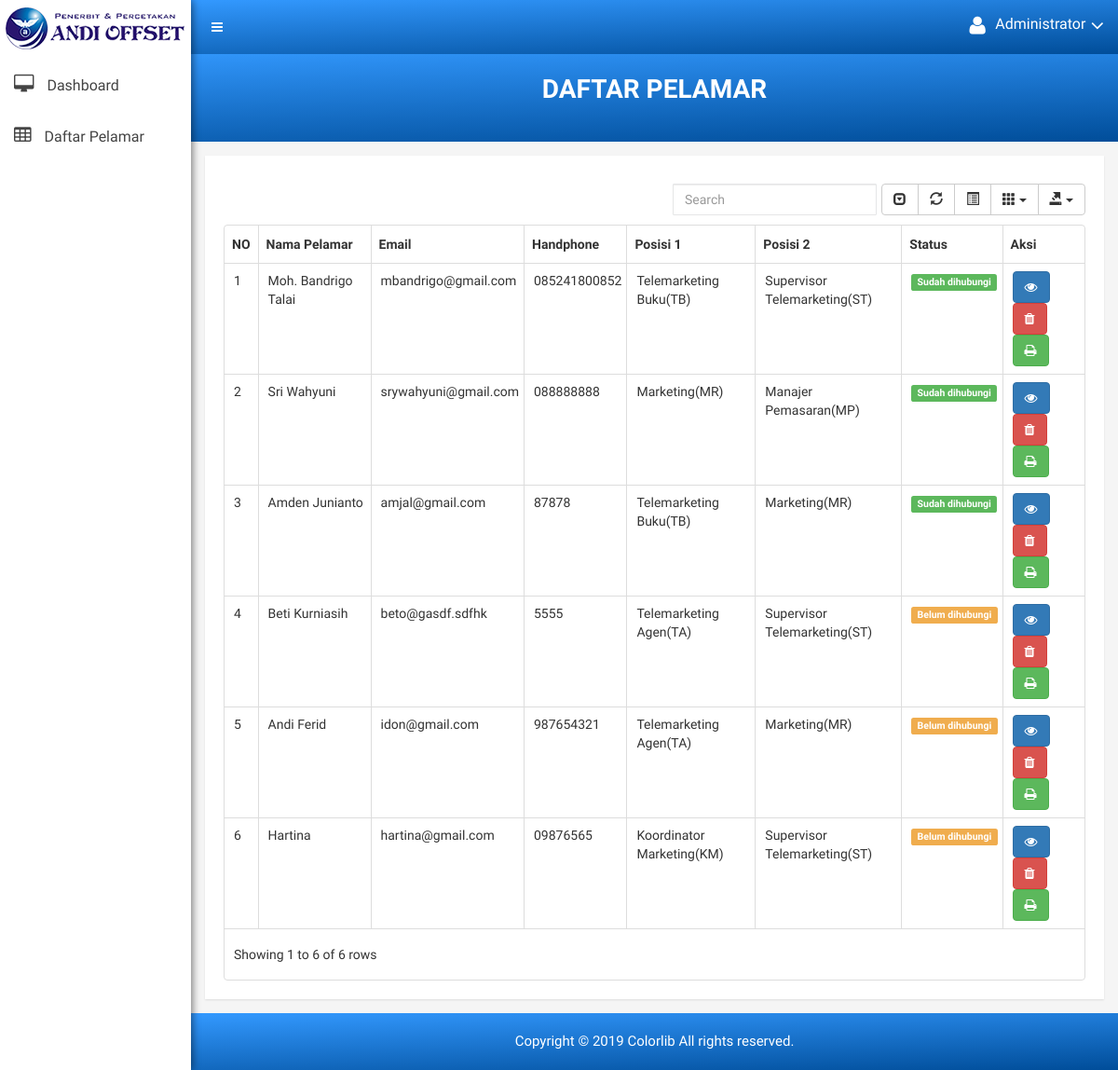
/admin/admin.php, run on the app's committed database.
### tables this page shows
CREATE TABLE `data_lamaran` (
  `id_lamaran` int(10) UNSIGNED NOT NULL,
  `id_pelamar` int(10) UNSIGNED NOT NULL,
  `posisi1` varchar(100) NOT NULL,
  `posisi2` varchar(100) NOT NULL,
  `penempatan` varchar(100) NOT NULL,
  `gaji` varchar(20) NOT NULL,
  `kekurangan` text NOT NULL,
  `kelebihan` text NOT NULL,
  `bisa_kendaraan` char(6) NOT NULL,
  `punya_sim` char(10) NOT NULL,
  `upload_sim` varchar(100) NOT NULL,
  `info_lowongan` varchar(100) DEFAULT NULL,
  `kenalan` varchar(100) DEFAULT NULL,
  `pekerjaan_sampingan` char(6) DEFAULT NULL,
  `nama_usaha` varchar(100) DEFAULT NULL,
  `tahun_mulai` year(4) DEFAULT NULL,
  `posisi_sampingan` varchar(100) DEFAULT NULL,
  `bidang_sampingan` varchar(100) DEFAULT NULL,
  `terlibat_kejahatan` char(6) NOT NULL,
  `upload_skck` varchar(100) NOT NULL,
  `kebiasaan_disukai` varchar(100) NOT NULL,
  `mulai_kerja` varchar(100) NOT NULL,
  `keperluan_mendesak` varchar(100) DEFAULT NULL,
  `moody` char(6) DEFAULT NULL,
  `pengalaman_hidup` text
);

CREATE TABLE `data_pribadi` (
  `id_pelamar` int(11) UNSIGNED NOT NULL,
  `nama_pelamar` varchar(100) NOT NULL,
  `tempat_lahir` varchar(100) NOT NULL,
  `tgl_lahir` date NOT NULL,
  `jenis_kelamin` char(2) NOT NULL,
  `alamat_ktp` text NOT NULL,
  `alamat_domisili` text NOT NULL,
  `no_handphone` varchar(20) NOT NULL,
  `email` varchar(100) NOT NULL,
  `sudah_dihubungi` char(6) DEFAULT 'Belum'
);

### admin/admin.php (the view, shortened to what this page needs)
<?php
include('../config/config.php');
$query  = "SELECT * FROM data_pribadi dp INNER JOIN data_lamaran dl WHERE dp.id_pelamar = dl.id_pelamar";
$hasil = mysqli_query($db, $query);
?>
<!doctype html>
<html class="no-js" lang="en">
<head>
      <link rel="stylesheet" href="css/bootstrap.min.css">
      <link rel="stylesheet" href="css/font-awesome.min.css">
      <link rel="stylesheet" href="css/owl.carousel.css">
      <link rel="stylesheet" href="css/owl.theme.css">
      <link rel="stylesheet" href="css/owl.transitions.css">
      <link rel="stylesheet" href="css/animate.css">
      <link rel="stylesheet" href="css/normalize.css">
      <link rel="stylesheet" href="css/meanmenu.min.css">
      <link rel="stylesheet" href="css/main.css">
      <link rel="stylesheet" href="css/morrisjs/morris.css">
      <link rel="stylesheet" href="css/scrollbar/jquery.mCustomScrollbar.min.css">
      <link rel="stylesheet" href="css/metisMenu/metisMenu.min.css">
      <link rel="stylesheet" href="css/metisMenu/metisMenu-vertical.css">
      <link rel="stylesheet" href="css/calendar/fullcalendar.min.css">
      <link rel="stylesheet" href="css/calendar/fullcalendar.print.min.css">
      <link rel="stylesheet" href="css/editor/select2.css">
      <link rel="stylesheet" href="css/editor/datetimepicker.css">
      <link rel="stylesheet" href="css/editor/bootstrap-editable.css">
      <link rel="stylesheet" href="css/editor/x-editor-style.css">
      <link rel="stylesheet" href="css/data-table/bootstrap-table.css">
      <link rel="stylesheet" href="css/data-table/bootstrap-editable.css">
        <link rel="stylesheet" href="css/modals.css">
      <link rel="stylesheet" href="css/style.css">
      <link rel="stylesheet" href="css/responsive.css">
  </head>
  <body>
        <div class="left-sidebar-pro">
            <nav id="sidebar" class="">
                <div class="sidebar-header">
                    <a href="#"><img class="main-logo" src="img/logoandi.png" alt="" /></a>
                </div>
                <div class="left-custom-menu-adp-wrap comment-scrollbar">
                    <nav class="sidebar-nav left-sidebar-menu-pro">
                        <ul class="metismenu" id="menu1">
                            <li>
                                <a href="#"><i class="fa big-icon fa-desktop icon-wrap"></i>
                                  <span class="mini-click-non">Dashboard</span>
                              </a>
                          </li>
                          <li>
                            <a href="#" aria-hidden="true"><i class="fa big-icon fa-table icon-wrap"></i>
                                <span class="mini-click-non">Daftar Pelamar</span>
                            </a>
                        </li>
                    </ul>
                </nav>
            </div>
        </nav>
    </div>
    <div class="all-content-wrapper">
        <div class="container-fluid">
            <div class="row">
                <div class="col-lg-12 col-md-12 col-sm-12 col-xs-12">
                    <div class="logo-pro">
                        <a href="index.html"><img class="main-logo" src="img/logo/logo.png" alt="" /></a>
                    </div>
                </div>
            </div>
        </div>
        <div class="header-advance-area">
            <div class="header-top-area">
                <div class="container-fluid">
                    <div class="row">
                        <div class="col-lg-12 col-md-12 col-sm-12 col-xs-12">
                            <div class="header-top-wraper">
                                <div class="row">
                                    <div class="col-lg-1 col-md-0 col-sm-1 col-xs-12">
                                        <div class="menu-switcher-pro">
                                            <button type="button" id="sidebarCollapse" class="btn bar-button-pro header-drl-controller-btn btn-info navbar-btn">
                                               <i class="fa fa-bars"></i>
                                           </button>
                                       </div>
                                   </div>
                                   <div class="col-lg-5 col-md-5 col-sm-12 col-xs-12">
                                    <div class="header-right-info">
                                        <ul class="nav navbar-nav mai-top-nav header-right-menu">
                                            <li class="nav-item">
                                                <a href="#" data-toggle="dropdown" role="button" aria-expanded="false" class="nav-link dropdown-toggle">
                                                 <i class="fa fa-user adminpro-user-rounded header-riht-inf" aria-hidden="true"></i>
                                                 <span class="admin-name">Administrator</span>
                                                 <i class="fa fa-angle-down adminpro-icon adminpro-down-arrow"></i>
                                             </a>
                                        </li>
                                    </ul>
                                </div>
                            </div>
                        </div>
                    </div>
                </div>
            </div>
        </div>
    </div>
    <div class="breadcome-area">
        <div class="container-fluid">
            <div class="row">
                <div class="col-lg-12 col-md-12 col-sm-12 col-xs-12">
                    <div class="breadcome-list single-page-breadcome">
                        <div class="row">
                            <div class="col-lg-12 col-md-12 col-sm-12 col-xs-12">
                                <h1 style="color:white; text-align: center;">DAFTAR PELAMAR</h1>
                            </div>
                        </div>
                    </div>
                </div>
            </div>
        </div>
    </div>
</div>
<div class="data-table-area mg-tb-15" style="min-height: 450px">
    <div class="container-fluid">
        <div class="row">
            <div class="col-lg-12 col-md-12 col-sm-12 col-xs-12">
                <div class="sparkline13-list">
                    <div class="sparkline13-graph">
                        <div class="datatable-dashv1-list custom-datatable-overright">
                            <table id="table" data-toggle="table" data-pagination="true" data-search="true" data-show-columns="true" data-show-pagination-switch="true" data-show-refresh="true" data-key-events="true" data-show-toggle="true" data-resizable="true" data-cookie="true"
                            data-cookie-id-table="saveId" data-show-export="true" data-click-to-select="true" data-toolbar="#toolbar">
                            <thead>
                                <tr>
                                    <th data-field="id">NO</th>
                                    <th data-field="name">Nama Pelamar</th>
                                    <th data-field="email">Email</th>
                                    <th data-field="hp">Handphone</th>
                                    <th data-field="pos1">Posisi 1</th>
                                    <th data-field="pos2">Posisi 2</th>
                                    <th data-field="status">Status</th>
                                    <th data-field="action">Aksi</th>
                                </tr>
                            </thead>
                            <tbody>
                                <?php
                                $i =1;
                                foreach ($hasil as $row){
                                    ?>
                                    <tr>
                                        <td><?= $i++ ?></td>
                                        <td><?= $row['nama_pelamar'] ?></td>
                                        <td><?= $row['email'] ?></td>
                                        <td><?= $row['no_handphone'] ?></td>
                                        <td><?= $row['posisi1'] ?></td>
                                        <td><?= $row['posisi2'] ?></td>
                                        <td><?php
                                        if($row['sudah_dihubungi']=='Belum'){
                                            echo "<span id='hub".$row['id_pelamar']."' class='label label-warning'>".$row['sudah_dihubungi']." dihubungi</span>";
                                        }
                                        else{
                                            echo "<span id='hub".$row['id_pelamar']."' class='label label-success'>".$row['sudah_dihubungi']." dihubungi</span>";
                                        }
                                        ?>
                                        </td>
                                        <td>
                                            <a id="<?=  $row['id_pelamar']?>" href="#" class="btn btn-primary tombol_detail" data-toggle="modal" data-target="#PrimaryModalalert"><i class="fa fa-eye"  style="color: white;"></i></a>
                                            <a href="#" class="btn btn-danger"><i class="fa fa-trash"  style="color: white;"></i></a>
                                            <a href="../function/print.php?id=<?= $row['id_pelamar'] ?>" class="btn btn-success"><i class="fa fa-print"  style="color: white;"></i></a>
                                        </td>
                                    </tr>
                                    <?php
                                }
                                ?>
                            </tbody>
                        </table>
                    </div>
                </div>
            </div>
        </div>
    </div>
</div>
</div>
<div class="footer-copyright-area">
    <div class="container-fluid">
        <div class="row">
            <div class="col-lg-12">
                <div class="footer-copy-right">
                    <p>Copyright © 2019 <a href="https://colorlib.com/wp/templates/">Colorlib</a> All rights reserved.</p>
                </div>
            </div>
        </div>
    </div>
</div>
</div>
</body>
</html>

### admin/css/main.css (style rules this page uses)
html { color: #222; font-size: 1em; line-height: 1.4; }
audio, canvas, iframe, img, svg, video { vertical-align: middle; }

### admin/css/metisMenu/metisMenu-vertical.css (style rules this page uses)
.sidebar-nav { background: #fff; }
.sidebar-nav ul { padding: 0; margin: 0; list-style: none; background: #f5f5f5; }
.sidebar-nav .metismenu { background: #fff; display: -webkit-box; display: -ms-flexbox; display: flex; -webkit-box-orient: vertical; -webkit-box-direction: normal; -ms-flex-direction: column; flex-direction: column; }
.sidebar-nav .metismenu li + li { margin-top: 5px; }
.sidebar-nav .metismenu li:first-child { margin-top: 5px; }
.sidebar-nav .metismenu li:last-child { margin-bottom: 5px; }
.sidebar-nav .metismenu > li { display: -webkit-box; display: -ms-flexbox; display: flex; -webkit-box-orient: vertical; -webkit-box-direction: normal; -ms-flex-direction: column; flex-direction: column; position: relative; }
.sidebar-nav .metismenu a { position: relative; display: block; padding: 13px 15px; color: #444; outline-width: 0; transition: all .3s ease-out; font-size:16px; }
.sidebar-nav .metismenu li .icon-wrap { margin-right:10px; font-size:20px; }

### data on the page
data_lamaran: id_pelamar.nama_pelamar "Moh. Bandrigo Talai", id_pelamar.email "mbandrigo@gmail.com", id_pelamar.no_handphone "085241800852", posisi1 "Telemarketing Buku(TB)", posisi2 "Supervisor Telemarketing(ST)", id_pelamar.sudah_dihubungi "Sudah"
data_lamaran: id_pelamar.nama_pelamar "Sri Wahyuni", id_pelamar.email "srywahyuni@gmail.com", id_pelamar.no_handphone "088888888", posisi1 "Marketing(MR)", posisi2 "Manajer Pemasaran(MP)", id_pelamar.sudah_dihubungi "Sudah"
data_lamaran: id_pelamar.nama_pelamar "Amden Junianto", id_pelamar.email "amjal@gmail.com", id_pelamar.no_handphone "87878", posisi1 "Telemarketing Buku(TB)", posisi2 "Marketing(MR)", id_pelamar.sudah_dihubungi "Sudah"
data_lamaran: id_pelamar.nama_pelamar "Beti Kurniasih", id_pelamar.email "beto@gasdf.sdfhk", id_pelamar.no_handphone "5555", posisi1 "Telemarketing Agen(TA)", posisi2 "Supervisor Telemarketing(ST)", id_pelamar.sudah_dihubungi "Belum"
data_lamaran: id_pelamar.nama_pelamar "Andi Ferid", id_pelamar.email "idon@gmail.com", id_pelamar.no_handphone "987654321", posisi1 "Telemarketing Agen(TA)", posisi2 "Marketing(MR)", id_pelamar.sudah_dihubungi "Belum"
data_lamaran: id_pelamar.nama_pelamar "Hartina", id_pelamar.email "hartina@gmail.com", id_pelamar.no_handphone "09876565", posisi1 "Koordinator Marketing(KM)", posisi2 "Supervisor Telemarketing(ST)", id_pelamar.sudah_dihubungi "Belum"
